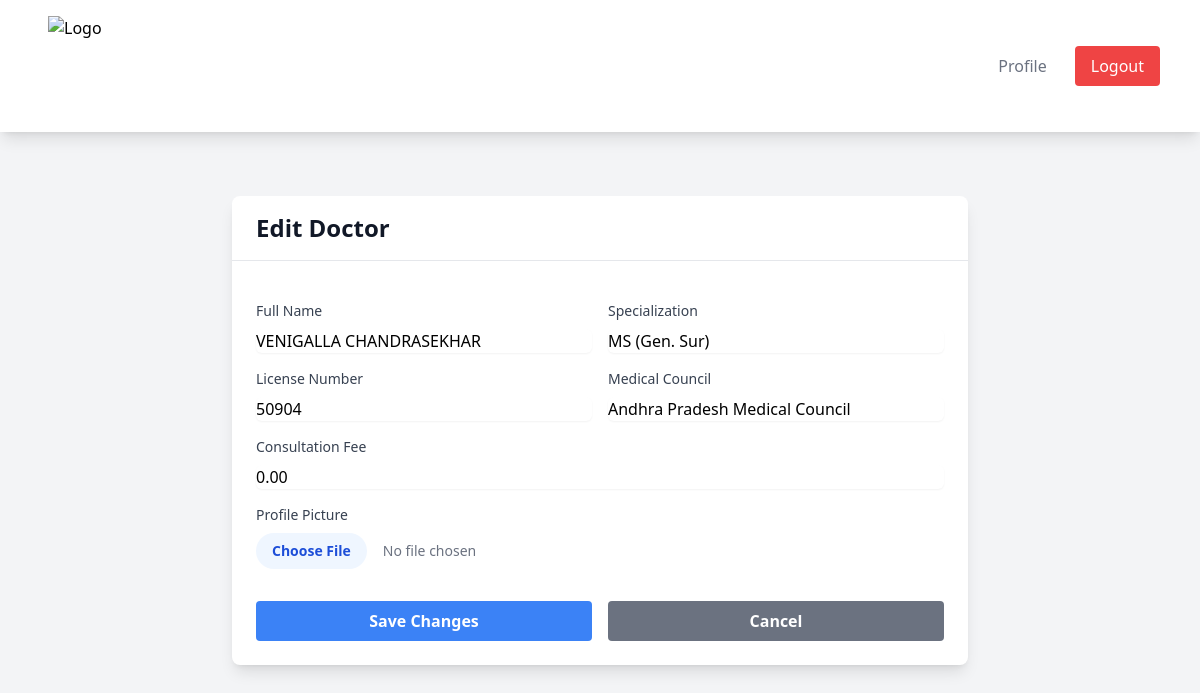
The page /clinic-admin/doctors/3/edit/ (signed in) on the database its author committed.
### users/models.py (models this page shows, shortened)
class Doctor(models.Model):
    user = models.OneToOneField(User, on_delete=models.CASCADE, null=True, blank=True)
    clinic = models.ForeignKey(
        Clinic,
        on_delete=models.CASCADE,
        null=True,  # Allow null temporarily for migration
        blank=True
    )
    name = models.CharField(max_length=255)
    specialization = models.CharField(max_length=255, blank=True)
    license_number = models.CharField(max_length=50)
    medical_council = models.CharField(max_length=255)
    consultation_fee = models.DecimalField(max_digits=10, decimal_places=2, default=0)
    profile_picture = models.ImageField(upload_to='doctor_profiles/', null=True, blank=True)
    verified = models.BooleanField(default=False)
    verification_details = models.JSONField(null=True, blank=True)
    created_at = models.DateTimeField(auto_now_add=True)
    updated_at = models.DateTimeField(auto_now=True)
    class Meta:
        ordering = ['name']

### users/views/clinic_admin_views.py (the view, shortened to what this page needs)
# urls.py: path('clinic-admin/doctors/<int:doctor_id>/edit/', edit_doctor, name='edit_doctor'),
@login_required
def edit_doctor(request, doctor_id):
    doctor = get_object_or_404(Doctor, id=doctor_id)
    return render(request, 'clinic_admin/edit_doctor.html', {'doctor': doctor})

### users/templates/clinic_admin/edit_doctor.html (shortened to what this page needs)
{% extends 'base.html' %}
{% block content %}
<div class="max-w-3xl mx-auto px-4 py-8">
    <div class="bg-white shadow-lg rounded-lg">
        <div class="px-6 py-4 border-b border-gray-200">
            <h1 class="text-2xl font-bold text-gray-900">Edit Doctor</h1>
        </div>
        <form method="POST" enctype="multipart/form-data" class="p-6 space-y-4">
            <div class="grid grid-cols-1 md:grid-cols-2 gap-4">
                <div class="space-y-2">
                    <label class="block text-sm font-medium text-gray-700">Full Name</label>
                    <input type="text" name="name" value="{{ doctor.name }}" required
                           class="mt-1 block w-full rounded-md border-gray-300 shadow-sm focus:border-blue-500 focus:ring-blue-500">
                </div>
                <div class="space-y-2">
                    <label class="block text-sm font-medium text-gray-700">Specialization</label>
                    <input type="text" name="specialization" value="{{ doctor.specialization }}"
                           class="mt-1 block w-full rounded-md border-gray-300 shadow-sm focus:border-blue-500 focus:ring-blue-500">
                </div>
            </div>
            <div class="grid grid-cols-1 md:grid-cols-2 gap-4">
                <div class="space-y-2">
                    <label class="block text-sm font-medium text-gray-700">License Number</label>
                    <input type="text" name="license_number" value="{{ doctor.license_number }}" required
                           class="mt-1 block w-full rounded-md border-gray-300 shadow-sm focus:border-blue-500 focus:ring-blue-500">
                </div>
                <div class="space-y-2">
                    <label class="block text-sm font-medium text-gray-700">Medical Council</label>
                    <input type="text" name="medical_council" value="{{ doctor.medical_council }}" required
                           class="mt-1 block w-full rounded-md border-gray-300 shadow-sm focus:border-blue-500 focus:ring-blue-500">
                </div>
            </div>
            <div class="space-y-2">
                <label class="block text-sm font-medium text-gray-700">Consultation Fee</label>
                <input type="number" name="consultation_fee" value="{{ doctor.consultation_fee }}" step="0.01"
                       class="mt-1 block w-full rounded-md border-gray-300 shadow-sm focus:border-blue-500 focus:ring-blue-500">
            </div>
            <div class="space-y-2">
                <label class="block text-sm font-medium text-gray-700">Profile Picture</label>
                <input type="file" name="profile_picture" accept="image/*"
                       class="mt-1 block w-full text-sm text-gray-500 file:mr-4 file:py-2 file:px-4 file:rounded-full file:border-0 file:text-sm file:font-semibold file:bg-blue-50 file:text-blue-700 hover:file:bg-blue-100">
            </div>
            <div class="pt-4 flex space-x-4">
                <button type="submit"
                        class="flex-1 bg-blue-500 hover:bg-blue-600 text-white font-bold py-2 px-4 rounded">
                    Save Changes
                </button>
                <a href="{% url 'users:doctors_list' %}"
                   class="flex-1 bg-gray-500 hover:bg-gray-600 text-white font-bold py-2 px-4 rounded text-center">
                    Cancel
                </a>
            </div>
        </form>
    </div>
</div>
{% endblock %}

### rows shown on the page
Doctor: name "VENIGALLA CHANDRASEKHAR", specialization "MS (Gen. Sur)", license_number "50904", medical_council "Andhra Pradesh Medical Council", consultation_fee "0.00"
